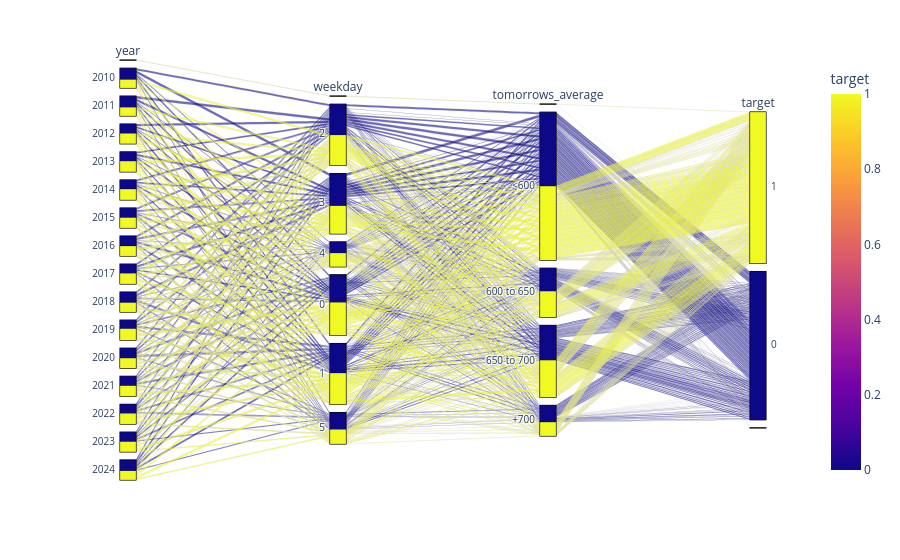

Here is the notebook cell this chart was saved with:
### Code cell
import plotly.express as px
fig = px.parallel_categories(df_parallel, color='target')
fig.show(renderer='jupyterlab')

### Figure 1 — Plotly figure (JSON) as saved in the notebook; plotly's stock layout.template omitted (floating-point values rounded to 4 significant figures; data arrays with more than 128 entries replaced by an {"elided": "..."} marker saying what was removed)
{"data": [{"dimensions": [{"label": "year", "values": {"elided": "3787 int values"}}, {"label": "weekday", "values": {"elided": "3787 int values"}}, {"label": "tomorrows_average", "values": {"elided": "3787 str values"}}, {"label": "target", "values": {"elided": "3787 int values"}}], "domain": {"x": [0, 1], "y": [0, 1]}, "line": {"color": {"elided": "3787 int values"}, "coloraxis": "coloraxis"}, "name": "", "type": "parcats"}], "layout": {"coloraxis": {"colorbar": {"title": {"text": "target"}}, "colorscale": [[0, "#0d0887"], [0.1111, "#46039f"], [0.2222, "#7201a8"], [0.3333, "#9c179e"], [0.4444, "#bd3786"], [0.5556, "#d8576b"], [0.6667, "#ed7953"], [0.7778, "#fb9f3a"], [0.8889, "#fdca26"], [1, "#f0f921"]]}, "legend": {"tracegroupgap": 0}, "margin": {"t": 60}}}
